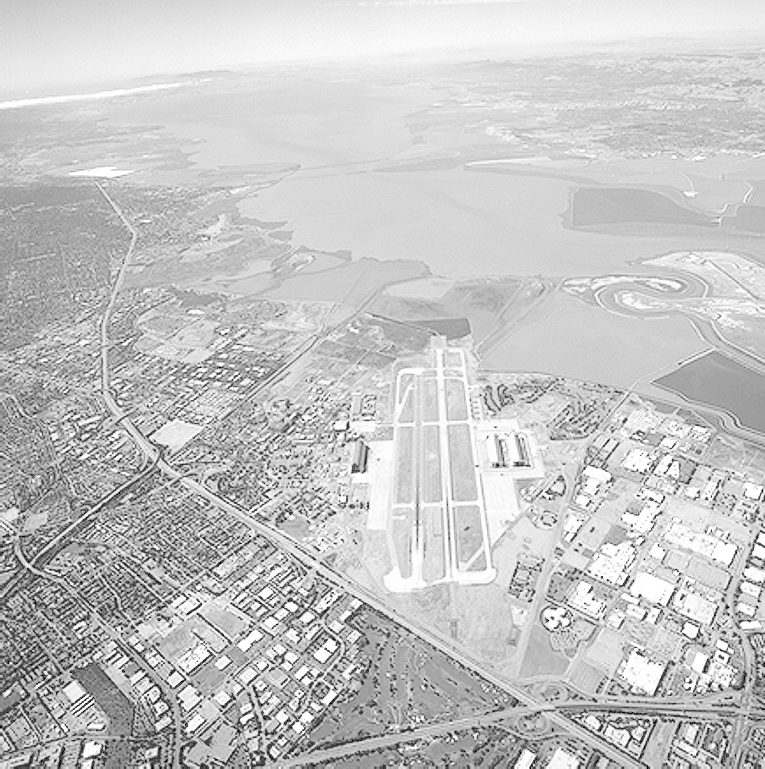
#> input picture CH03/input/Fig0309(a)(washed_out_aerial_image).tif, 765 x 769 px
$ python power-law.py
#> lines starting #> are read from the running program, lines starting #| are printed output that depends on the picture
import skimage
from skimage import io, filters, color
import matplotlib.pyplot as plt
import numpy as np


FILE_NAME = "Fig0309(a)(washed_out_aerial_image).tif"
INPUT_FILE = "input/"+FILE_NAME
OUTPUT_FILE = "output/"+FILE_NAME[:-3]+".png"

img = io.imread(INPUT_FILE)
#> img is the input picture: shape (769, 765); min 0, max 255, mean 197.1
img = skimage.img_as_float(img)

c = 1.0
img_3 = c*np.power(img, np.full(img.shape, 3.0))
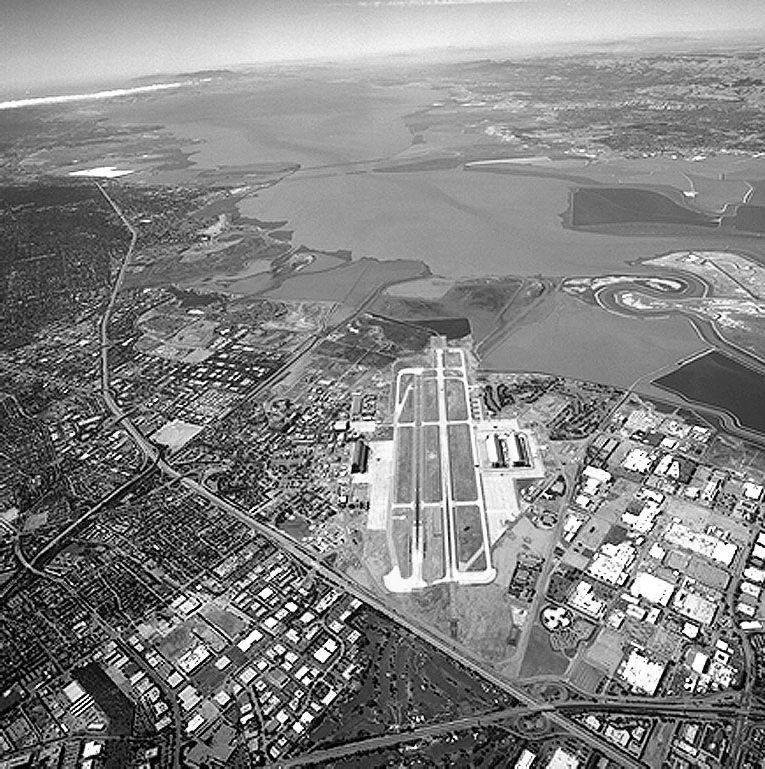
#> img_3: shape (769, 765) float64; min 0, max 1, mean 0.515
img_4 = c*np.power(img, np.full(img.shape, 4.0))
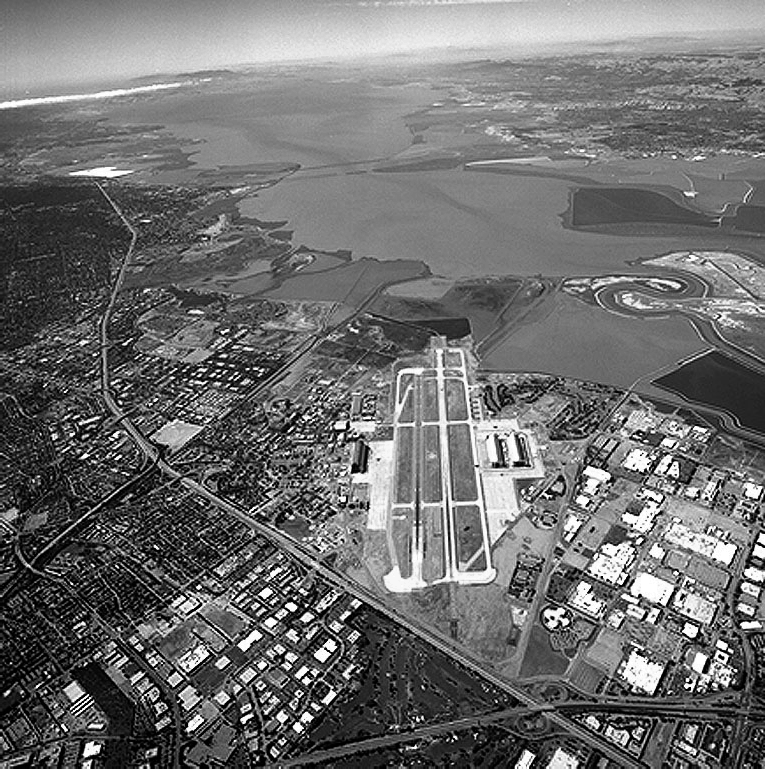
#> img_4: shape (769, 765) float64; min 0, max 1, mean 0.434
img_5 = c*np.power(img, np.full(img.shape, 5.0))
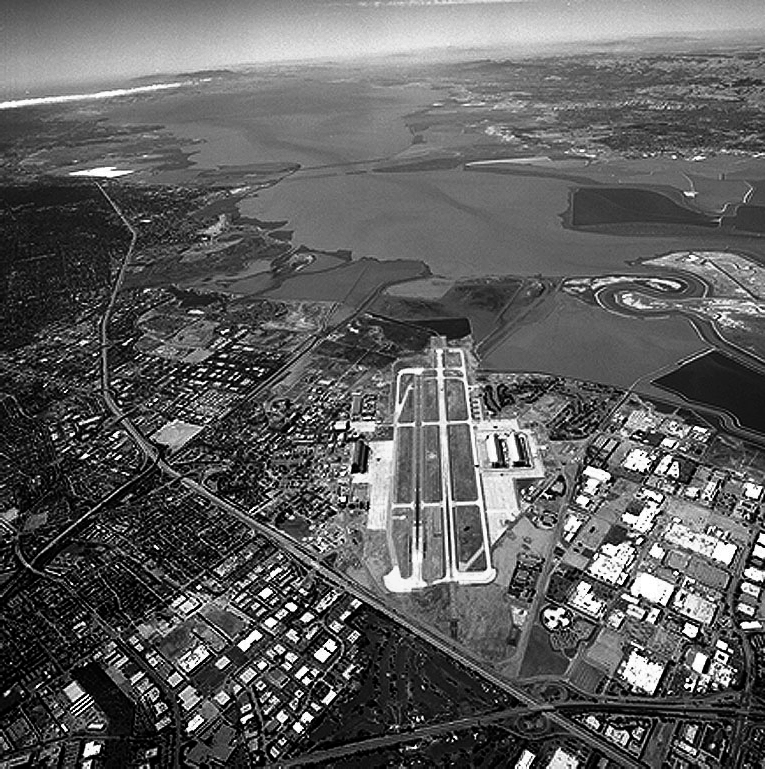
#> img_5: shape (769, 765) float64; min 0, max 1, mean 0.371

plt.figure(1)
plt.subplot(221)
plt.imshow(img, cmap="gray")
plt.subplot(222)
plt.imshow(img_3,cmap="gray")
plt.subplot(223)
plt.imshow(img_4,cmap="gray")
plt.subplot(224)
plt.imshow(img_5,cmap="gray")

plt.show()
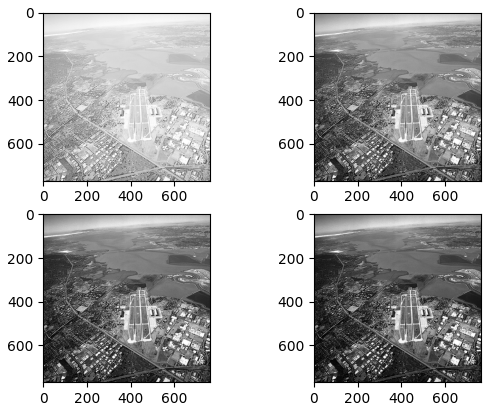
#> figure drawn by matplotlib, 4 panels
